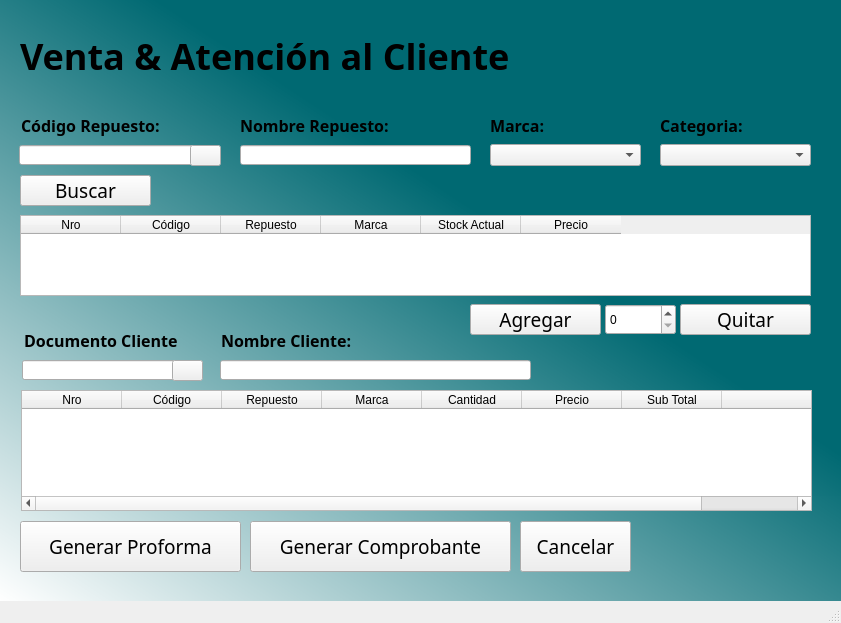
<?xml version="1.0" encoding="UTF-8"?>
<ui version="4.0">
 <class>MainWindow</class>
 <widget class="QMainWindow" name="MainWindow">
  <property name="geometry">
   <rect>
    <x>0</x>
    <y>0</y>
    <width>841</width>
    <height>623</height>
   </rect>
  </property>
  <property name="minimumSize">
   <size>
    <width>841</width>
    <height>623</height>
   </size>
  </property>
  <property name="maximumSize">
   <size>
    <width>841</width>
    <height>623</height>
   </size>
  </property>
  <property name="windowTitle">
   <string>MainWindow</string>
  </property>
  <property name="styleSheet">
   <string notr="true">QWidget#centralwidget{
background-color: qlineargradient(spread:pad, x1:0.829, y1:0.107455, x2:0, y2:1, stop:0.295455 rgba(0, 105, 114, 255), stop:1 rgba(255, 255, 255, 255));}</string>
  </property>
  <widget class="QWidget" name="centralwidget">
   <property name="font">
    <font>
     <kerning>true</kerning>
    </font>
   </property>
   <widget class="QLabel" name="label">
    <property name="geometry">
     <rect>
      <x>24</x>
      <y>-900</y>
      <width>900</width>
      <height>900</height>
     </rect>
    </property>
    <property name="font">
     <font>
      <family>Century Gothic</family>
      <pointsize>28</pointsize>
      <weight>75</weight>
      <italic>false</italic>
      <bold>true</bold>
      <underline>false</underline>
     </font>
    </property>
    <property name="styleSheet">
     <string notr="true">color:'white';</string>
    </property>
    <property name="text">
     <string>Punto de Venta | Autopartes Ocampo</string>
    </property>
   </widget>
   <widget class="QLineEdit" name="txtCodigoCliente">
    <property name="geometry">
     <rect>
      <x>22</x>
      <y>360</y>
      <width>181</width>
      <height>20</height>
     </rect>
    </property>
    <property name="font">
     <font>
      <family>Century Gothic</family>
      <pointsize>10</pointsize>
     </font>
    </property>
   </widget>
   <widget class="QLabel" name="lblCodigo">
    <property name="geometry">
     <rect>
      <x>20</x>
      <y>330</y>
      <width>171</width>
      <height>20</height>
     </rect>
    </property>
    <property name="font">
     <font>
      <family>Century Gothic</family>
      <pointsize>12</pointsize>
      <weight>75</weight>
      <bold>true</bold>
     </font>
    </property>
    <property name="styleSheet">
     <string notr="true">color:'white';</string>
    </property>
    <property name="text">
     <string> Documento Cliente</string>
    </property>
   </widget>
   <widget class="QLabel" name="lblCodigo_2">
    <property name="geometry">
     <rect>
      <x>21</x>
      <y>115</y>
      <width>151</width>
      <height>21</height>
     </rect>
    </property>
    <property name="font">
     <font>
      <family>Century Gothic</family>
      <pointsize>12</pointsize>
      <weight>75</weight>
      <bold>true</bold>
     </font>
    </property>
    <property name="styleSheet">
     <string notr="true">color:'white';</string>
    </property>
    <property name="text">
     <string>Código Repuesto:</string>
    </property>
   </widget>
   <widget class="QLabel" name="lblCodigo_3">
    <property name="geometry">
     <rect>
      <x>221</x>
      <y>330</y>
      <width>181</width>
      <height>21</height>
     </rect>
    </property>
    <property name="font">
     <font>
      <family>Century Gothic</family>
      <pointsize>12</pointsize>
      <weight>75</weight>
      <bold>true</bold>
     </font>
    </property>
    <property name="styleSheet">
     <string notr="true">color:'white';</string>
    </property>
    <property name="text">
     <string>Nombre Cliente:</string>
    </property>
   </widget>
   <widget class="QLineEdit" name="txtNombres">
    <property name="geometry">
     <rect>
      <x>220</x>
      <y>360</y>
      <width>311</width>
      <height>20</height>
     </rect>
    </property>
    <property name="font">
     <font>
      <family>Century Gothic</family>
      <pointsize>10</pointsize>
     </font>
    </property>
   </widget>
   <widget class="QLineEdit" name="txtCodigoProducto">
    <property name="geometry">
     <rect>
      <x>19</x>
      <y>145</y>
      <width>201</width>
      <height>20</height>
     </rect>
    </property>
    <property name="font">
     <font>
      <family>Century Gothic</family>
      <pointsize>10</pointsize>
     </font>
    </property>
   </widget>
   <widget class="QLineEdit" name="txtDescripcion">
    <property name="geometry">
     <rect>
      <x>240</x>
      <y>145</y>
      <width>231</width>
      <height>20</height>
     </rect>
    </property>
    <property name="font">
     <font>
      <family>Century Gothic</family>
      <pointsize>10</pointsize>
     </font>
    </property>
    <property name="text">
     <string/>
    </property>
   </widget>
   <widget class="QLabel" name="lblCodigo_5">
    <property name="geometry">
     <rect>
      <x>240</x>
      <y>115</y>
      <width>171</width>
      <height>21</height>
     </rect>
    </property>
    <property name="font">
     <font>
      <family>Century Gothic</family>
      <pointsize>12</pointsize>
      <weight>75</weight>
      <bold>true</bold>
     </font>
    </property>
    <property name="styleSheet">
     <string notr="true">color:'white';</string>
    </property>
    <property name="text">
     <string>Nombre Repuesto:</string>
    </property>
   </widget>
   <widget class="QPushButton" name="btnAgregar">
    <property name="geometry">
     <rect>
      <x>470</x>
      <y>304</y>
      <width>131</width>
      <height>31</height>
     </rect>
    </property>
    <property name="font">
     <font>
      <family>Century Gothic</family>
      <pointsize>14</pointsize>
     </font>
    </property>
    <property name="text">
     <string>Agregar</string>
    </property>
    <property name="icon">
     <iconset>
      <normaloff>../img/agregarPNG.png</normaloff>../img/agregarPNG.png</iconset>
    </property>
    <property name="iconSize">
     <size>
      <width>22</width>
      <height>22</height>
     </size>
    </property>
   </widget>
   <widget class="QTableWidget" name="tblDetalle">
    <property name="geometry">
     <rect>
      <x>20</x>
      <y>215</y>
      <width>791</width>
      <height>81</height>
     </rect>
    </property>
    <column>
     <property name="text">
      <string>Nro</string>
     </property>
    </column>
    <column>
     <property name="text">
      <string>Código</string>
     </property>
    </column>
    <column>
     <property name="text">
      <string>Repuesto</string>
     </property>
    </column>
    <column>
     <property name="text">
      <string>Marca</string>
     </property>
    </column>
    <column>
     <property name="text">
      <string>Stock Actual</string>
     </property>
    </column>
    <column>
     <property name="text">
      <string>Precio</string>
     </property>
    </column>
   </widget>
   <widget class="QPushButton" name="btnGenerar">
    <property name="geometry">
     <rect>
      <x>20</x>
      <y>521</y>
      <width>221</width>
      <height>51</height>
     </rect>
    </property>
    <property name="font">
     <font>
      <family>Century Gothic</family>
      <pointsize>14</pointsize>
     </font>
    </property>
    <property name="text">
     <string>Generar Proforma</string>
    </property>
    <property name="icon">
     <iconset>
      <normaloff>../Img/PDF_file_icon.svg.png</normaloff>../Img/PDF_file_icon.svg.png</iconset>
    </property>
    <property name="iconSize">
     <size>
      <width>18</width>
      <height>18</height>
     </size>
    </property>
   </widget>
   <widget class="QPushButton" name="btnImprimirFactura">
    <property name="geometry">
     <rect>
      <x>250</x>
      <y>521</y>
      <width>261</width>
      <height>51</height>
     </rect>
    </property>
    <property name="font">
     <font>
      <family>Century Gothic</family>
      <pointsize>14</pointsize>
     </font>
    </property>
    <property name="text">
     <string>Generar Comprobante</string>
    </property>
    <property name="icon">
     <iconset>
      <normaloff>../Img/PDF_file_icon.svg.png</normaloff>../Img/PDF_file_icon.svg.png</iconset>
    </property>
    <property name="iconSize">
     <size>
      <width>20</width>
      <height>20</height>
     </size>
    </property>
   </widget>
   <widget class="QPushButton" name="btnRegresar">
    <property name="geometry">
     <rect>
      <x>520</x>
      <y>521</y>
      <width>111</width>
      <height>51</height>
     </rect>
    </property>
    <property name="font">
     <font>
      <family>Century Gothic</family>
      <pointsize>14</pointsize>
     </font>
    </property>
    <property name="text">
     <string>Cancelar</string>
    </property>
    <property name="icon">
     <iconset>
      <normaloff>../Img/regresarPNG.png</normaloff>../Img/regresarPNG.png</iconset>
    </property>
    <property name="iconSize">
     <size>
      <width>22</width>
      <height>22</height>
     </size>
    </property>
   </widget>
   <widget class="QPushButton" name="btnBuscarCliente">
    <property name="geometry">
     <rect>
      <x>172</x>
      <y>360</y>
      <width>31</width>
      <height>21</height>
     </rect>
    </property>
    <property name="font">
     <font>
      <weight>50</weight>
      <bold>false</bold>
     </font>
    </property>
    <property name="text">
     <string/>
    </property>
    <property name="icon">
     <iconset>
      <normaloff>../img/buscarPNG.png</normaloff>../img/buscarPNG.png</iconset>
    </property>
    <property name="checkable">
     <bool>false</bool>
    </property>
   </widget>
   <widget class="QPushButton" name="btnBuscarProducto">
    <property name="geometry">
     <rect>
      <x>190</x>
      <y>145</y>
      <width>31</width>
      <height>21</height>
     </rect>
    </property>
    <property name="text">
     <string/>
    </property>
    <property name="icon">
     <iconset>
      <normaloff>../img/buscarPNG.png</normaloff>../img/buscarPNG.png</iconset>
    </property>
   </widget>
   <widget class="QLabel" name="label_4">
    <property name="geometry">
     <rect>
      <x>20</x>
      <y>30</y>
      <width>521</width>
      <height>51</height>
     </rect>
    </property>
    <property name="font">
     <font>
      <family>Century Gothic</family>
      <pointsize>27</pointsize>
      <weight>75</weight>
      <italic>false</italic>
      <bold>true</bold>
      <underline>false</underline>
     </font>
    </property>
    <property name="styleSheet">
     <string notr="true">color:'white';</string>
    </property>
    <property name="text">
     <string>Venta &amp; Atención al Cliente</string>
    </property>
   </widget>
   <widget class="QPushButton" name="btnAgregar_2">
    <property name="geometry">
     <rect>
      <x>680</x>
      <y>304</y>
      <width>131</width>
      <height>31</height>
     </rect>
    </property>
    <property name="font">
     <font>
      <family>Century Gothic</family>
      <pointsize>14</pointsize>
     </font>
    </property>
    <property name="text">
     <string>Quitar</string>
    </property>
    <property name="icon">
     <iconset>
      <normaloff>../img/agregarPNG.png</normaloff>../img/agregarPNG.png</iconset>
    </property>
    <property name="iconSize">
     <size>
      <width>22</width>
      <height>22</height>
     </size>
    </property>
   </widget>
   <widget class="QPushButton" name="btnAgregar_3">
    <property name="geometry">
     <rect>
      <x>20</x>
      <y>175</y>
      <width>131</width>
      <height>31</height>
     </rect>
    </property>
    <property name="font">
     <font>
      <family>Century Gothic</family>
      <pointsize>14</pointsize>
     </font>
    </property>
    <property name="text">
     <string>Buscar</string>
    </property>
    <property name="icon">
     <iconset>
      <normaloff>../img/agregarPNG.png</normaloff>../img/agregarPNG.png</iconset>
    </property>
    <property name="iconSize">
     <size>
      <width>22</width>
      <height>22</height>
     </size>
    </property>
   </widget>
   <widget class="QLabel" name="lblCodigo_6">
    <property name="geometry">
     <rect>
      <x>490</x>
      <y>115</y>
      <width>171</width>
      <height>21</height>
     </rect>
    </property>
    <property name="font">
     <font>
      <family>Century Gothic</family>
      <pointsize>12</pointsize>
      <weight>75</weight>
      <bold>true</bold>
     </font>
    </property>
    <property name="styleSheet">
     <string notr="true">color:'white';</string>
    </property>
    <property name="text">
     <string>Marca:</string>
    </property>
   </widget>
   <widget class="QComboBox" name="comboBox">
    <property name="geometry">
     <rect>
      <x>490</x>
      <y>144</y>
      <width>151</width>
      <height>22</height>
     </rect>
    </property>
   </widget>
   <widget class="QComboBox" name="comboBox_2">
    <property name="geometry">
     <rect>
      <x>660</x>
      <y>144</y>
      <width>151</width>
      <height>22</height>
     </rect>
    </property>
   </widget>
   <widget class="QLabel" name="lblCodigo_7">
    <property name="geometry">
     <rect>
      <x>660</x>
      <y>115</y>
      <width>111</width>
      <height>21</height>
     </rect>
    </property>
    <property name="font">
     <font>
      <family>Century Gothic</family>
      <pointsize>12</pointsize>
      <weight>75</weight>
      <bold>true</bold>
     </font>
    </property>
    <property name="styleSheet">
     <string notr="true">color:'white';</string>
    </property>
    <property name="text">
     <string>Categoria:</string>
    </property>
   </widget>
   <widget class="QTableWidget" name="tblDetalle_2">
    <property name="geometry">
     <rect>
      <x>21</x>
      <y>390</y>
      <width>791</width>
      <height>121</height>
     </rect>
    </property>
    <column>
     <property name="text">
      <string>Nro</string>
     </property>
    </column>
    <column>
     <property name="text">
      <string>Código</string>
     </property>
    </column>
    <column>
     <property name="text">
      <string>Repuesto</string>
     </property>
    </column>
    <column>
     <property name="text">
      <string>Marca</string>
     </property>
    </column>
    <column>
     <property name="text">
      <string>Cantidad</string>
     </property>
    </column>
    <column>
     <property name="text">
      <string>Precio</string>
     </property>
    </column>
    <column>
     <property name="text">
      <string>Sub Total</string>
     </property>
    </column>
    <column>
     <property name="text">
      <string/>
     </property>
    </column>
   </widget>
   <widget class="QSpinBox" name="spinBox">
    <property name="geometry">
     <rect>
      <x>605</x>
      <y>304</y>
      <width>71</width>
      <height>31</height>
     </rect>
    </property>
   </widget>
   <widget class="QLabel" name="label_10">
    <property name="geometry">
     <rect>
      <x>570</x>
      <y>20</y>
      <width>241</width>
      <height>81</height>
     </rect>
    </property>
    <property name="styleSheet">
     <string notr="true"/>
    </property>
    <property name="text">
     <string/>
    </property>
    <property name="pixmap">
     <pixmap>../Img/LOGO PNG 1.png</pixmap>
    </property>
    <property name="scaledContents">
     <bool>true</bool>
    </property>
   </widget>
  </widget>
  <widget class="QMenuBar" name="menubar">
   <property name="geometry">
    <rect>
     <x>0</x>
     <y>0</y>
     <width>841</width>
     <height>21</height>
    </rect>
   </property>
  </widget>
  <widget class="QStatusBar" name="statusbar"/>
 </widget>
 <resources/>
 <connections/>
</ui>
